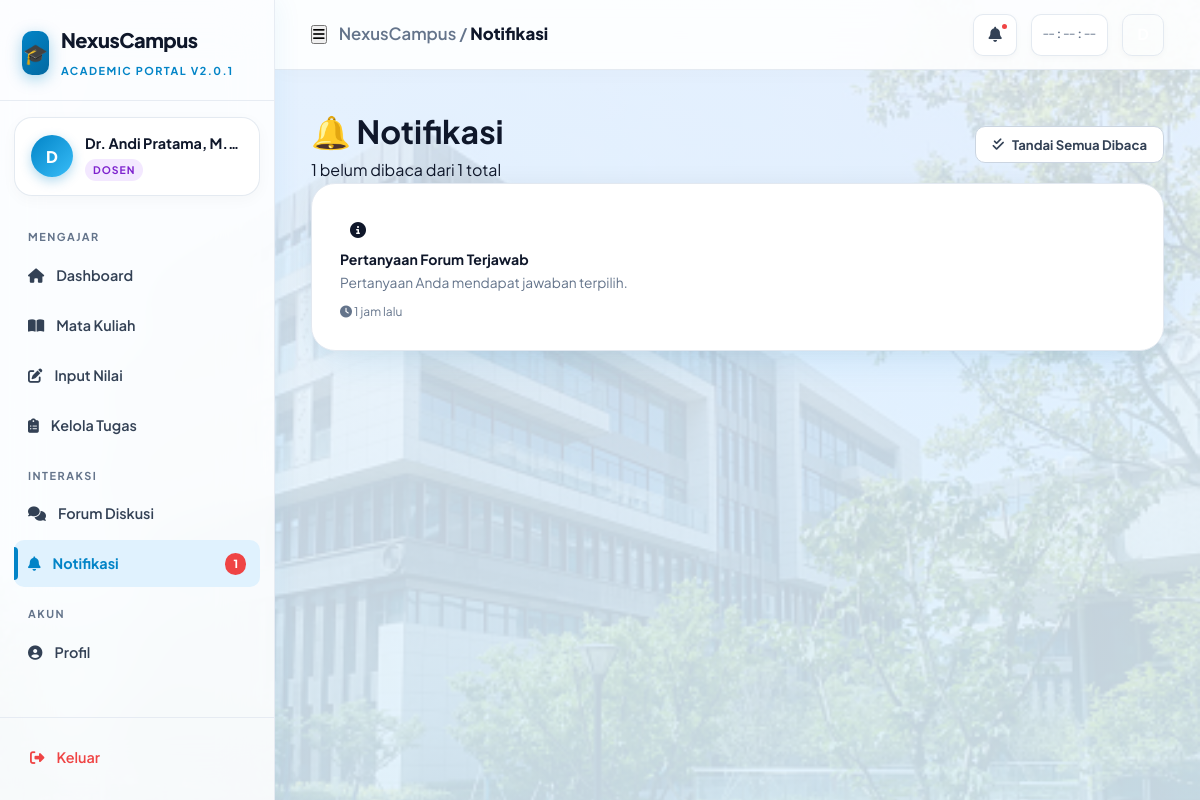
/modules/dosen/notifikasi.php (signed in), run on the app's committed database.
### tables this page shows
CREATE TABLE notifikasi (
    id          INT AUTO_INCREMENT PRIMARY KEY,
    user_id     INT NOT NULL,
    judul       VARCHAR(200) NOT NULL,
    pesan       TEXT NOT NULL,
    type        ENUM('info','success','warning','danger') DEFAULT 'info',
    is_read     TINYINT(1) DEFAULT 0,
    created_at  DATETIME DEFAULT CURRENT_TIMESTAMP,
    FOREIGN KEY (user_id) REFERENCES users(id) ON DELETE CASCADE
);

### includes/auth.php (called while the page is built, shortened)
<?php
function e(mixed $val): string {
    return htmlspecialchars((string)$val, ENT_QUOTES | ENT_SUBSTITUTE, 'UTF-8');
}
function timeAgo(string $datetime): string {
    $now  = new DateTime();
    $then = new DateTime($datetime);
    $diff = $now->diff($then);
    if ($diff->h > 0) return $diff->h . ' jam lalu';
    return 'Baru saja';
}

### modules/dosen/notifikasi.php (the view, shortened to what this page needs)
<?php
require_once '../../includes/auth.php';
$db     = getDB();
$userId = getCurrentUser()['id'];
$notifs = $db->prepare("SELECT * FROM notifikasi WHERE user_id=? ORDER BY created_at DESC");
$notifs->execute([$userId]);
$notifList = $notifs->fetchAll();
$unread = array_filter($notifList, fn($n) => !$n['is_read']);
require_once '../../includes/layout_header.php';
?>
<div class="page-header animate-fade-in-up">
  <div class="flex-between">
    <div>
      <h1 class="page-title">🔔 Notifikasi</h1>
      <p class="page-subtitle"><?= count($unread) ?> belum dibaca dari <?= count($notifList) ?> total</p>
    </div>
    <?php if ($unread): ?>
    <a href="?markall=1" class="btn btn-outline btn-sm">
      <i class="fas fa-check-double"></i> Tandai Semua Dibaca
    </a>
    <?php endif; ?>
  </div>
</div>
<div class="card animate-fade-in-up">
  <?php if (empty($notifList)): ?>
  <div class="empty-state">
    <div class="empty-state-icon">🔔</div>
    <div class="empty-state-text">Belum ada notifikasi</div>
  </div>
  <?php else: ?>
  <?php foreach ($notifList as $n): ?>
  <?php
    $typeConfig = [
      'success' => ['icon'=>'fa-circle-check',    'color'=>'var(--accent-green)'],
      'info'    => ['icon'=>'fa-circle-info',     'color'=>'var(--accent-blue)'],
      'warning' => ['icon'=>'fa-triangle-exclamation', 'color'=>'var(--accent-amber)'],
      'danger'  => ['icon'=>'fa-circle-xmark',    'color'=>'var(--accent-red)'],
    ];
    $tc = $typeConfig[$n['type']] ?? $typeConfig['info'];
  ?>
  <div class="notif-item <?= !$n['is_read'] ? 'unread' : '' ?>"
       onclick="markNotifRead(<?= $n['id'] ?>, this)">
    <div style="width:36px;height:36px;border-radius:8px;display:flex;align-items:center;
                justify-content:center;flex-shrink:0;
                background:<?= $tc['color'] ?>22;color:<?= $tc['color'] ?>">
      <i class="fas <?= $tc['icon'] ?>"></i>
    </div>
    <div style="flex:1;min-width:0">
      <div style="font-weight:<?= !$n['is_read']?'700':'500' ?>;font-size:0.88rem;margin-bottom:2px">
        <?= e($n['judul']) ?>
      </div>
      <div class="text-sm text-muted"><?= e($n['pesan']) ?></div>
      <div class="text-xs text-muted mt-1"><i class="fas fa-clock"></i> <?= timeAgo($n['created_at']) ?></div>
    </div>
  </div>
  <?php endforeach; ?>
  <?php endif; ?>
</div>
<?php require_once '../../includes/layout_header.php' === '../../includes/layout_header.php' ? require_once '../../includes/layout_footer.php' : null; ?>

### assets/css/main.css (style rules this page uses)
:root { --primary-blue: #0284c7; --primary-dark: #0369a1; --primary-deep: #0f172a; --accent-cyan: #06b6d4; --accent-light: #e0f2fe; --accent-amber: #f59e0b; --accent-red: #ef4444; --accent-green: #10b981; --glass-bg: rgba(255, 255, 255, 0.88); --glass-card: rgba(255, 255, 255, 0.92); --glass-card-hover: #ffffff; --glass-border: rgba(255, 255, 255, 0.6); --glass-shadow: 0 20px 40px -15px rgba(2, 132, 199, 0.12), 0 0 25px rgba(0, 0, 0, 0.05); --text-primary: #0f172a; --text-secondary: #334155; --text-muted: #64748b; --sidebar-w: 275px; --topbar-h: 70px; --radius-sm: 10px; --radius-md: 18px; --radius-lg: 24px; --radius-xl: 32px; }
*, *::before, *::after { box-sizing: border-box; margin: 0; padding: 0; }
body { font-family: 'Plus Jakarta Sans', system-ui, sans-serif; color: var(--text-primary); min-height: 100vh; line-height: 1.6; background-color: #f0f7ff; background-image: linear-gradient(180deg, rgba(240, 247, 255, 0.82) 0%, rgba(224, 242, 254, 0.88) 100%), url('../img/gedung-kampus.png'); background-size: cover; background-position: center top; background-attachment: fixed; background-repeat: no-repeat; overflow-x: hidden; }
a { color: var(--primary-blue); text-decoration: none; transition: 0.2s ease; }
.card { background: #ffffff; border: 1px solid #e2e8f0; border-radius: var(--radius-lg); padding: 28px; box-shadow: var(--glass-shadow); transition: all 0.2s ease; }
.btn { display: inline-flex; align-items: center; gap: 8px; padding: 11px 22px; border-radius: var(--radius-sm); font-size: 0.88rem; font-weight: 700; cursor: pointer; border: none; transition: all 0.2s ease; text-decoration: none; }
.btn-outline { background: #ffffff; border: 1px solid #cbd5e1; color: var(--text-secondary); }
.btn-sm { padding: 7px 16px; font-size: 0.82rem; }
.flex-between { display: flex; align-items: center; justify-content: space-between; }
.mt-1 { margin-top: 8px; }
.text-muted { color: var(--text-muted); }
.text-xs { font-size: 0.75rem; }
.text-sm { font-size: 0.86rem; }

### data on the page
notifikasi: is_read "1", judul "Pertanyaan Forum Terjawab", pesan "Pertanyaan Anda mendapat jawaban terpilih.", created_at "1 jam lalu"

### other printed values
APP_NAME "NexusCampus"
APP_VERSION "2.0.1"
$initial "D"
$user['nama'] "Dr. Andi Pratama, M.…"
$role "DOSEN"
$section "MENGAJAR"
$item['label'] "Dashboard"
$item['label'] "Mata Kuliah"
$item['label'] "Input Nilai"
$item['label'] "Kelola Tugas"
$section "INTERAKSI"
$item['label'] "Forum Diskusi"
$item['label'] "Notifikasi"
$item['badge'] "1"
$section "AKUN"
